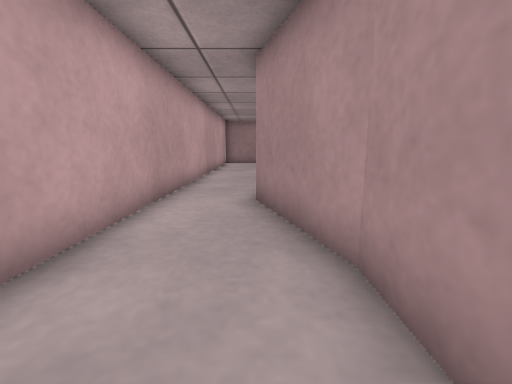
view 1 (above)

16 first-person views from a walk through a robot-simulator world made for Gazebo. The camera is 0.31 m above the floor, tilts 10° down and sees 90° across. The floor is counted in squares, 0.25 m on a side. Each view is taken from the middle of a square. On the plan, view 1 faces up. The plan holds only what a view shows up to about 12 squares ahead; the rest is blank. The place goes on beyond the plan.

view 2
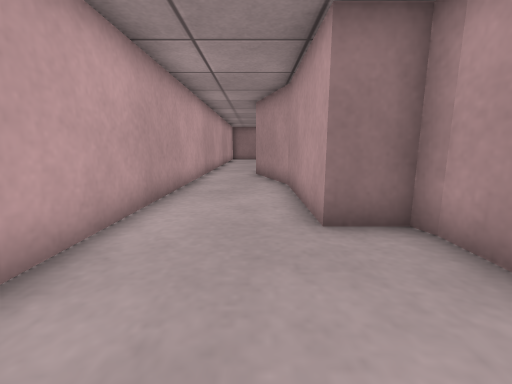

view 3
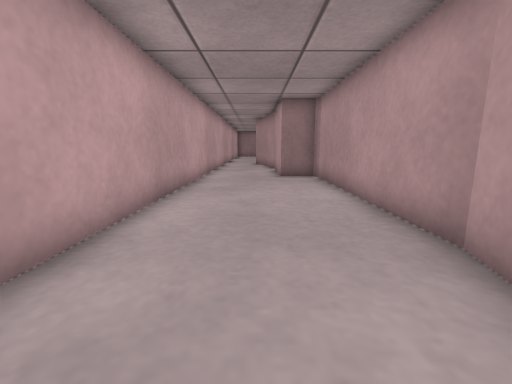

view 4
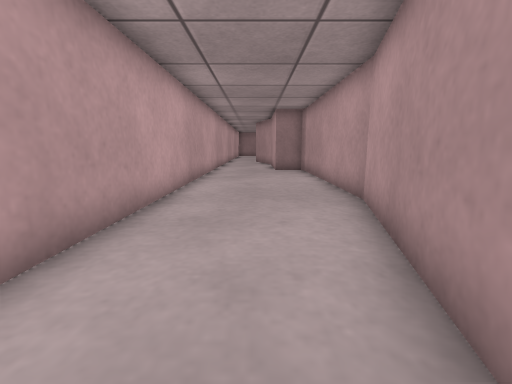

view 5
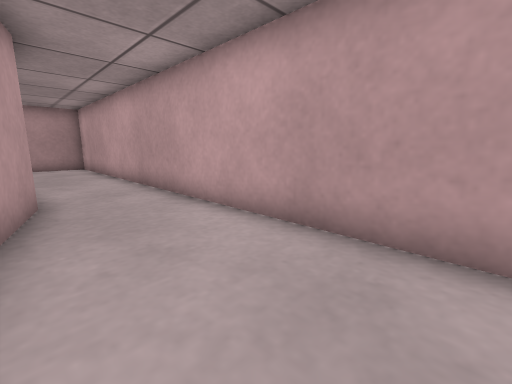

view 6
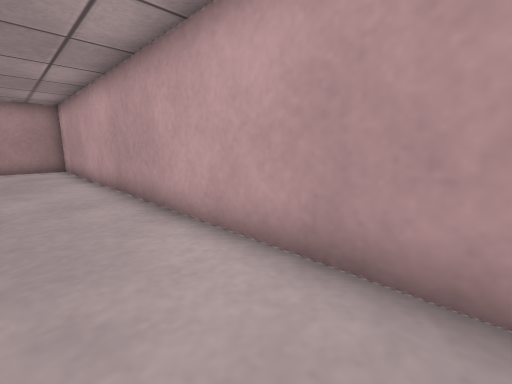

view 7
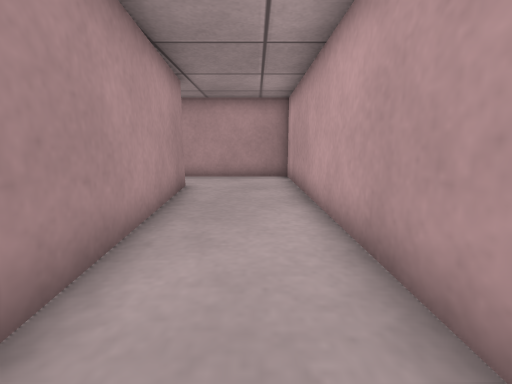

view 8
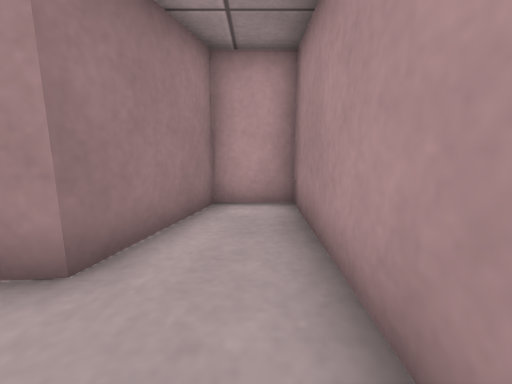

view 9
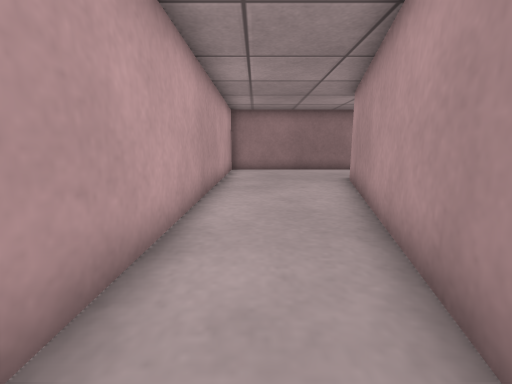

view 10
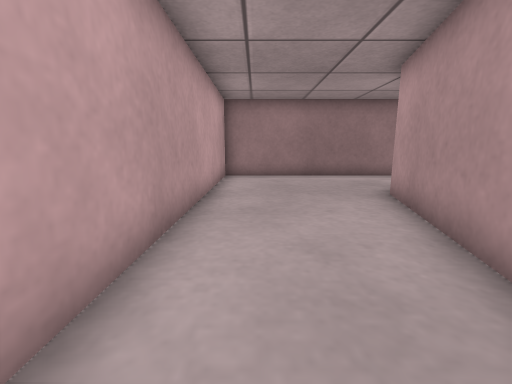

view 11
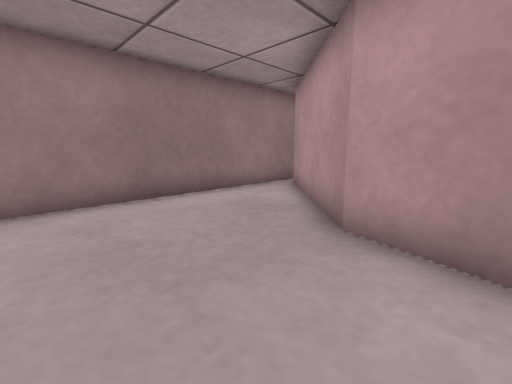

view 12
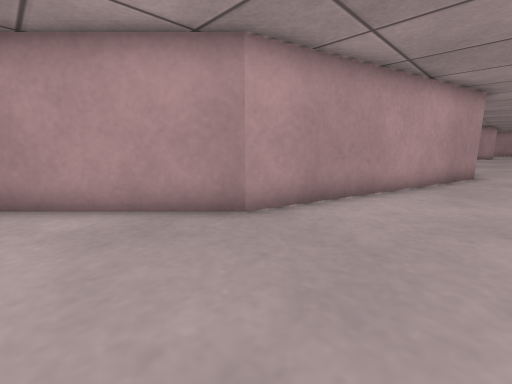

view 13
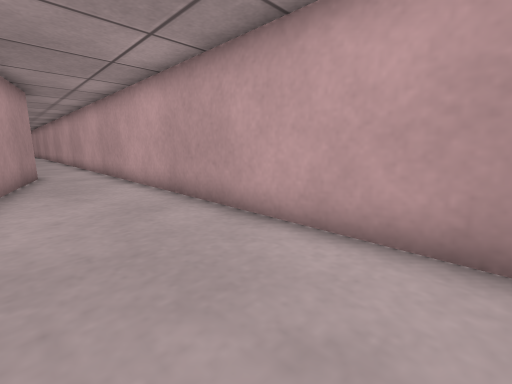

view 14
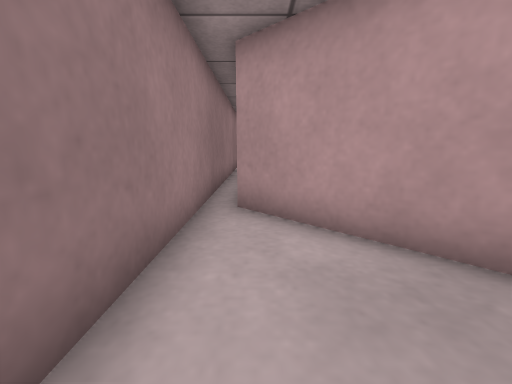

view 15
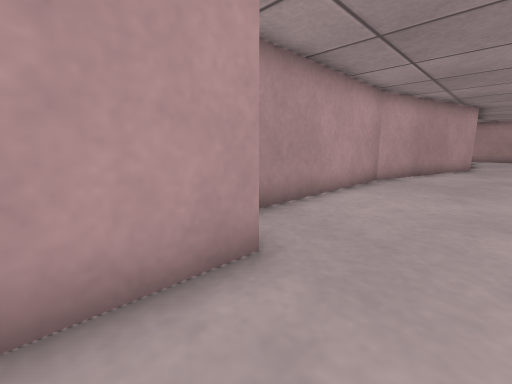

view 16
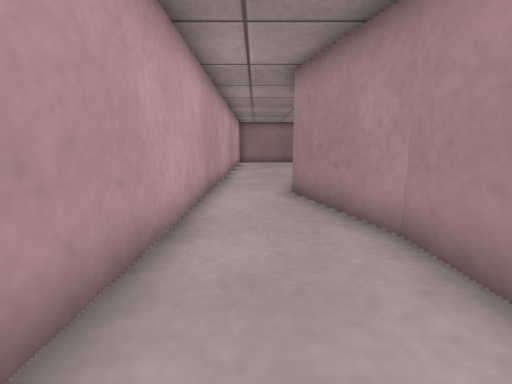

### Floor plan
Points are (right, up) in squares from view 1. A wall is a line through its corners. A room is listed if a view was taken in it or the views show most of it. See-through windows are left out.
Room 1 (views 1, 2, 3, 4, 5, 6, 7, 8, 9, 15, 16)
walls: (2.6, -10.1) (2.6, -2.5); (0.5, -17.7) (2.6, -9.9); (2.6, -2.6) (2.4, -2.1) (1.1, -2.1) (1.1, 2.5) (0, 6) (0.6, 8.1); (-2.3, 8.6) (-2.3, -27.9) (4.7, -27.9) (4.7, -26.1) (1.3, -25.2) (0.6, -18.4)
ways out: opening at (-1, 8) to room 2
Room 2 (views 10, 11, 12, 13, 14)
walls: (0.6, 8.1) (2.6, 15.7) (6.3, 19.4); (6.5, 20.1) (-2.3, 20.1) (-2.3, 8.6)
ways out: opening at (-1, 8) to room 1

Where each view was taken, in squares from view 1:
view 1: 0 up, 0 right, facing up
view 2: 6 down, 0 right, facing up
view 3: 13 down, 0 right, facing up
view 4: 16 down, 0 right, facing up
view 5: 11 down, 1 right, facing down-left
view 6: 12 down, 0 right, facing down-left
view 7: 17 down, 1 left, facing down
view 8: 27 down, 1 left, facing right
view 9: 6 up, 1 left, facing up
view 10: 9 up, 1 left, facing up
view 11: 14 up, 1 left, facing up-right
view 12: 19 up, 1 left, facing down-right
view 13: 19 up, 1 right, facing down-left
view 14: 19 up, 1 right, facing right
view 15: 0 up, 1 left, facing down-right
view 16: 1 down, 1 left, facing up
